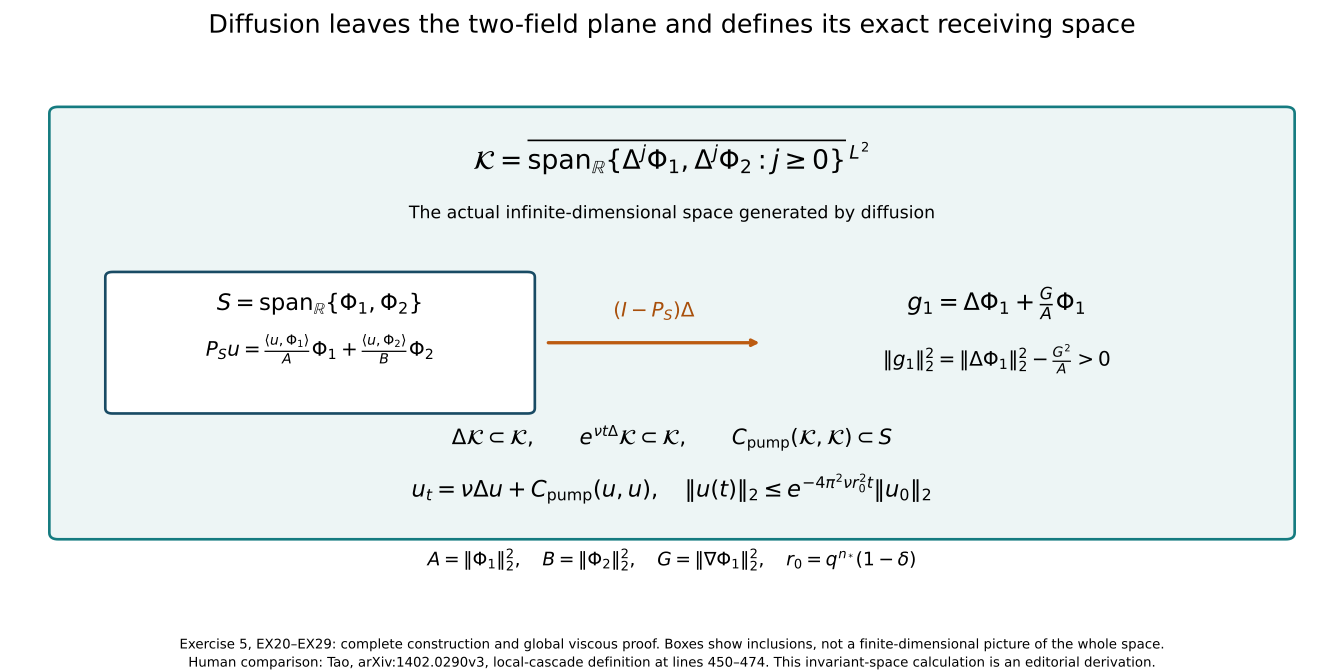

Generate this figure with Python:
"""Complete original maps from the pump plane to its viscous invariant space."""
from pathlib import Path
import matplotlib
matplotlib.use('Agg')
import matplotlib.pyplot as plt
from matplotlib.patches import FancyBboxPatch
P=Path(__file__).resolve().parent
fig,ax=plt.subplots(figsize=(14,7))
fig.subplots_adjust(left=.03,right=.97,bottom=.10,top=.88)
ax.set(xlim=(0,14),ylim=(0,8));ax.axis('off')
ax.add_patch(FancyBboxPatch((.2,1.1),13.6,6.4,boxstyle='round,pad=.10',fc='#edf5f5',ec='#157b80',lw=2))
ax.text(7,6.65,r'$\mathcal{K}=\overline{\mathrm{span}_{\mathbb{R}}\{\Delta^j\Phi_1,\Delta^j\Phi_2:j\geq0\}}^{\,L^2}$',ha='center',fontsize=20)
ax.text(7,5.9,'The actual infinite-dimensional space generated by diffusion',ha='center',fontsize=13)
ax.add_patch(FancyBboxPatch((.8,3),4.6,2,boxstyle='round,pad=.08',fc='white',ec='#194b64',lw=2))
ax.text(3.1,4.5,r'$S=\mathrm{span}_{\mathbb{R}}\{\Phi_1,\Phi_2\}$',ha='center',fontsize=17)
ax.text(3.1,3.8,r'$P_Su=\frac{\langle u,\Phi_1\rangle}{A}\Phi_1+\frac{\langle u,\Phi_2\rangle}{B}\Phi_2$',ha='center',fontsize=15)
ax.annotate('',xy=(8,4),xytext=(5.6,4),arrowprops=dict(arrowstyle='->',color='#bc5b11',lw=2.5))
ax.text(6.8,4.4,r'$(I-P_S)\Delta$',ha='center',fontsize=15,color='#a84f0b')
ax.text(10.6,4.5,r'$g_1=\Delta\Phi_1+\frac{G}{A}\Phi_1$',ha='center',fontsize=18)
ax.text(10.6,3.65,r'$\|g_1\|_2^2=\|\Delta\Phi_1\|_2^2-\frac{G^2}{A}>0$',ha='center',fontsize=15)
ax.text(7,2.45,r'$\Delta\mathcal{K}\subset\mathcal{K},\qquad e^{\nu t\Delta}\mathcal{K}\subset\mathcal{K},\qquad C_{\rm pump}(\mathcal{K},\mathcal{K})\subset S$',ha='center',fontsize=16)
ax.text(7,1.65,r'$u_t=\nu\Delta u+C_{\rm pump}(u,u),\quad \|u(t)\|_2\leq e^{-4\pi^2\nu r_0^2t}\|u_0\|_2$',ha='center',fontsize=17)
ax.text(7,.6,r'$A=\|\Phi_1\|_2^2,\quad B=\|\Phi_2\|_2^2,\quad G=\|\nabla\Phi_1\|_2^2,\quad r_0=q^{n_*}(1-\delta)$',ha='center',fontsize=14)
fig.suptitle('Diffusion leaves the two-field plane and defines its exact receiving space',fontsize=19)
fig.text(.5,.035,'Exercise 5, EX20–EX29: complete construction and global viscous proof. Boxes show inclusions, not a finite-dimensional picture of the whole space.',ha='center',fontsize=10)
fig.text(.5,.008,'Human comparison: Tao, arXiv:1402.0290v3, local-cascade definition at lines 450–474. This invariant-space calculation is an editorial derivation.',ha='center',fontsize=10)
for ext in ['png','svg']:fig.savefig(P/f'original-viscous-pump-space.{ext}',dpi=160)
print('Rendered original viscous-pump space.')
